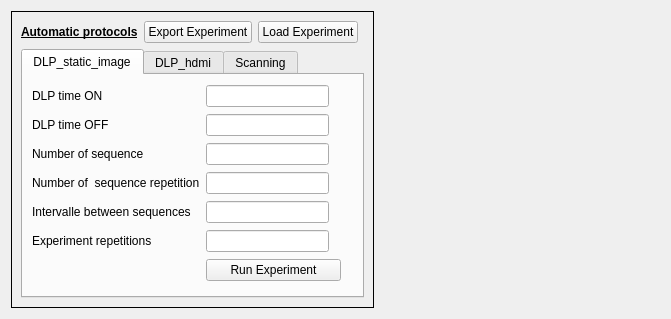
<?xml version="1.0" encoding="UTF-8"?>
<ui version="4.0">
 <class>automation_widget</class>
 <widget class="QWidget" name="automation_widget">
  <property name="geometry">
   <rect>
    <x>0</x>
    <y>0</y>
    <width>671</width>
    <height>319</height>
   </rect>
  </property>
  <property name="windowTitle">
   <string>Form</string>
  </property>
  <layout class="QFormLayout" name="formLayout">
   <item row="0" column="0">
    <widget class="QFrame" name="automation">
     <property name="sizePolicy">
      <sizepolicy hsizetype="MinimumExpanding" vsizetype="MinimumExpanding">
       <horstretch>0</horstretch>
       <verstretch>0</verstretch>
      </sizepolicy>
     </property>
     <property name="frameShape">
      <enum>QFrame::Box</enum>
     </property>
     <layout class="QGridLayout" name="gridLayout_7">
      <item row="0" column="3">
       <widget class="QPushButton" name="load_experiment_button">
        <property name="text">
         <string>Load Experiment</string>
        </property>
       </widget>
      </item>
      <item row="0" column="2">
       <widget class="QPushButton" name="export_experiment_button">
        <property name="text">
         <string>Export Experiment</string>
        </property>
       </widget>
      </item>
      <item row="2" column="1" rowspan="2" colspan="4">
       <widget class="QTabWidget" name="auto_protocol_tabWidget">
        <property name="currentIndex">
         <number>0</number>
        </property>
        <widget class="QWidget" name="DLP_static_image">
         <attribute name="title">
          <string>DLP_static_image</string>
         </attribute>
         <layout class="QGridLayout" name="gridLayout_10">
          <item row="1" column="1">
           <widget class="QLineEdit" name="dlp_time_on_lineEdit"/>
          </item>
          <item row="1" column="0">
           <widget class="QLabel" name="dlp_time_on_label">
            <property name="text">
             <string>DLP time ON</string>
            </property>
           </widget>
          </item>
          <item row="1" column="3" rowspan="6" colspan="3">
           <widget class="QLabel" name="protocol_image">
            <property name="text">
             <string/>
            </property>
            <property name="pixmap">
             <pixmap>DLP_static_image.png</pixmap>
            </property>
           </widget>
          </item>
          <item row="4" column="0">
           <widget class="QLabel" name="number_of_sequence_repetition_label">
            <property name="text">
             <string>Number of  sequence repetition</string>
            </property>
           </widget>
          </item>
          <item row="4" column="1">
           <widget class="QLineEdit" name="number_sequence_repetition_lineEdit"/>
          </item>
          <item row="6" column="1">
           <widget class="QLineEdit" name="experiment_repetition_lineEdit"/>
          </item>
          <item row="3" column="0">
           <widget class="QLabel" name="number_of_sequence_label">
            <property name="text">
             <string>Number of sequence</string>
            </property>
           </widget>
          </item>
          <item row="2" column="0">
           <widget class="QLabel" name="dlp_time_off_label">
            <property name="text">
             <string>DLP time OFF</string>
            </property>
           </widget>
          </item>
          <item row="3" column="1">
           <widget class="QLineEdit" name="number_of_sequence_lineEdit"/>
          </item>
          <item row="6" column="0">
           <widget class="QLabel" name="experiment_repetition_label">
            <property name="text">
             <string>Experiment repetitions</string>
            </property>
           </widget>
          </item>
          <item row="5" column="0">
           <widget class="QLabel" name="intervalle_between_sequences_label">
            <property name="text">
             <string>Intervalle between sequences</string>
            </property>
           </widget>
          </item>
          <item row="2" column="1">
           <widget class="QLineEdit" name="dlp_time_off_lineEdit"/>
          </item>
          <item row="5" column="1">
           <widget class="QLineEdit" name="intervalle_between_sequences_lineEdit"/>
          </item>
          <item row="7" column="1" colspan="3">
           <widget class="QPushButton" name="run_experiment_dlp_static_button">
            <property name="text">
             <string>Run Experiment</string>
            </property>
           </widget>
          </item>
         </layout>
        </widget>
        <widget class="QWidget" name="DLP_hdmi">
         <attribute name="title">
          <string>DLP_hdmi</string>
         </attribute>
         <layout class="QFormLayout" name="formLayout_2">
          <item row="0" column="0">
           <widget class="QLabel" name="start_video_sequence_label">
            <property name="text">
             <string>Start video sequence</string>
            </property>
           </widget>
          </item>
          <item row="0" column="1">
           <widget class="QLineEdit" name="start_video_sequence_lineEdit"/>
          </item>
          <item row="1" column="0">
           <widget class="QLabel" name="number_of_repetition_label">
            <property name="text">
             <string>Number of repetition</string>
            </property>
           </widget>
          </item>
          <item row="1" column="1">
           <widget class="QLineEdit" name="number_of_repetition_lineEdit"/>
          </item>
          <item row="2" column="0">
           <widget class="QLabel" name="delay_between_repetition_label">
            <property name="text">
             <string>Delay between repetition</string>
            </property>
           </widget>
          </item>
          <item row="2" column="1">
           <widget class="QLineEdit" name="delay_between_repetition_lineEdit"/>
          </item>
          <item row="3" column="1">
           <widget class="QPushButton" name="run_experiment_dlp_hdmi_button">
            <property name="text">
             <string>Run Experiment</string>
            </property>
           </widget>
          </item>
         </layout>
        </widget>
        <widget class="QWidget" name="Scanning">
         <attribute name="title">
          <string>Scanning</string>
         </attribute>
         <layout class="QGridLayout" name="gridLayout_11">
          <item row="0" column="1">
           <widget class="QPushButton" name="stop_scan_pushButton">
            <property name="text">
             <string>Stop Scan</string>
            </property>
           </widget>
          </item>
          <item row="0" column="0">
           <widget class="QPushButton" name="start_scan_pushButton">
            <property name="text">
             <string>Start Scan</string>
            </property>
           </widget>
          </item>
          <item row="1" column="0" colspan="2" alignment="Qt::AlignVCenter">
           <widget class="QProgressBar" name="scan_progress_progressBar">
            <property name="value">
             <number>24</number>
            </property>
           </widget>
          </item>
         </layout>
        </widget>
       </widget>
      </item>
      <item row="0" column="1">
       <widget class="QLabel" name="automatic_protocols_label">
        <property name="font">
         <font>
          <weight>75</weight>
          <bold>true</bold>
          <underline>true</underline>
         </font>
        </property>
        <property name="text">
         <string>Automatic protocols</string>
        </property>
       </widget>
      </item>
     </layout>
    </widget>
   </item>
  </layout>
 </widget>
 <resources/>
 <connections/>
</ui>
